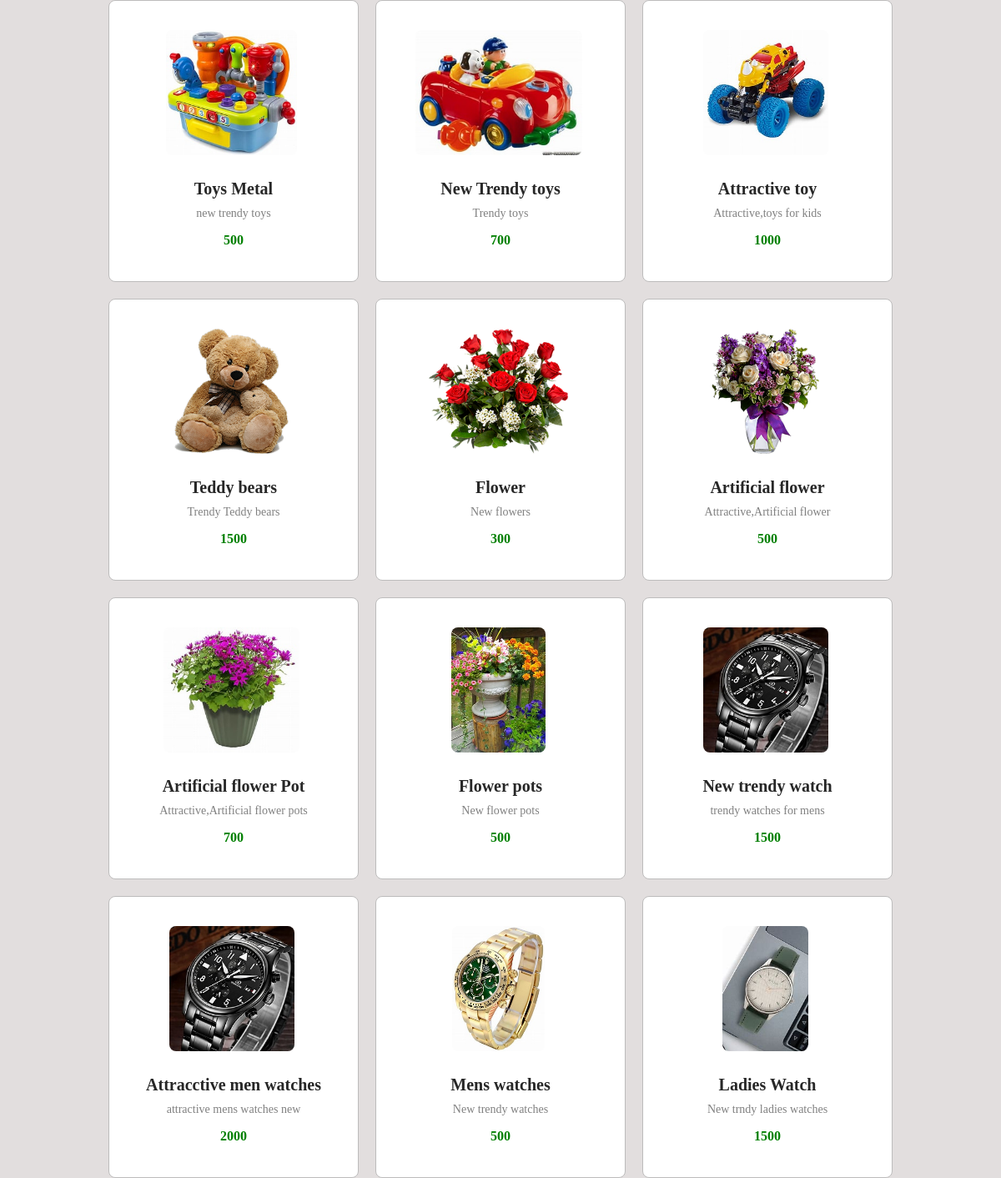
Page /products on the committed database.
### app/models.py (models this page shows)
class Product(models.Model):
    product_id=models.ForeignKey(Company,on_delete=models.CASCADE)
    name=models.CharField(max_length=100)
    image=models.FileField(upload_to='media')
    description=models.CharField(max_length=100)
    price=models.IntegerField()
    category=models.CharField(null=True,blank=True,max_length=100)
    product_quantity=models.IntegerField(null=True,blank=True)
    color = models.ManyToManyField(Color)
    size = models.ManyToManyField(Size)

### app/views.py (the view)
# urls.py: path('products',views.products,name='products'),
def products(request):
    data=Product.objects.all()
    return render(request,'products.html',{'data':data})

### templates/products.html (shortened to what this page needs)
<!DOCTYPE html>
<html lang="en">
<head>
</head>
<body style="background-color: rgb(226, 222, 222);">
    <div class="container">
        {% for product in data %}
        <div class="card">
            <a href="login"><img class="image" src="{{ product.image.url }}" alt="{{ product.name }}"></a>
            <h2>{{ product.name }}</h2>
            <p>{{ product.description }}</p>
            <p class="price">{{ product.price }}</p>
        </div>
        {% endfor %}
    </div>
</body>
</html>

### templates/products.html (style rules this page uses)
* { margin: 0; padding: 0; box-sizing: border-box; }
a { text-decoration: none; }
.container { display: flex; flex-wrap: wrap; justify-content: center; gap: 20px; }
.card { background-color: white; border: 1px solid rgb(189, 188, 188); border-radius: 8px; width: 300px; text-align: center; padding: 20px; }
.card img { max-width: 100%; height: 150px; border-radius: 8px; margin-bottom: 15px; }
.card h2 { font-size: 20px; margin-bottom: 10px; color: rgb(39, 39, 39); }
.card p { font-size: 14px; color: gray; margin-bottom: 15px; }
.card .price { color: green; font-size: 16px; font-weight: bold; margin-bottom: 20px; }
.card a { display: inline-block; padding: 10px 20px; border-radius: 5px; font-size: 14px; font-weight: bold; margin: 5px 5px 0 0; }

### rows in the picture
Product: image (picture), name "Toys Metal", description "new trendy toys", price "500"
Product: image (picture), name "New Trendy toys", description "Trendy toys", price "700"
Product: image (picture), name "Attractive toy", description "Attractive,toys for kids", price "1000"
Product: image (picture), name "Teddy bears", description "Trendy Teddy bears", price "1500"
Product: image (picture), name "Flower", description "New flowers", price "300"
Product: image (picture), name "Artificial flower", description "Attractive,Artificial flower", price "500"
Product: image (picture), name "Artificial flower Pot", description "Attractive,Artificial flower pots", price "700"
Product: image (picture), name "Flower pots", description "New flower pots", price "500"
Product: image (picture), name "New trendy watch", description "trendy watches for mens", price "1500"
Product: image (picture), name "Attracctive men watches", description "attractive mens watches new", price "2000"
Product: image (picture), name "Mens watches", description "New trendy watches", price "500"
Product: image (picture), name "Ladies Watch", description "New trndy ladies watches", price "1500"
